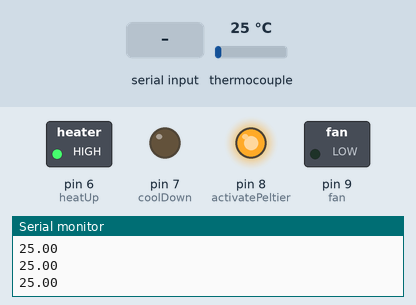
Simulated run of this sketch. Board: Arduino Uno, built with avr-gcc and run on an emulated ATmega328P. On the bench: switched loads named in the sketch (green lamp = pin HIGH), output pins drawn as LEDs (lit = HIGH), the last lines printed to the serial monitor. Inputs (shaded band) come from the test bench; at power-on: thermocouple 25 °C.

Above: at 1.2 s.
1.3 s: "90,45\n" received over Serial
At 3.4 s:
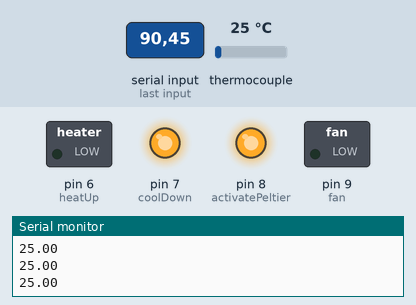
3.9 s: thermocouple set to 75 °C
At 4.5 s:
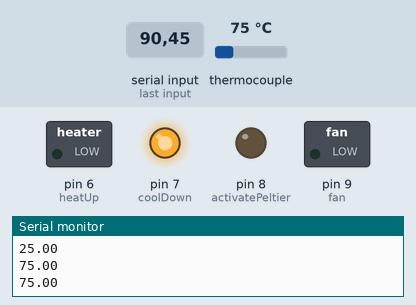
5.4 s: thermocouple set to 6 °C
At 6.8 s:
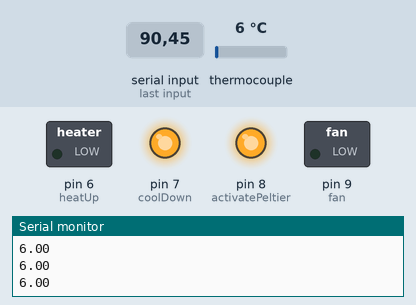
Timing chart, 0 to 8.4 s (numbered marks = the images above; inputs shaded):
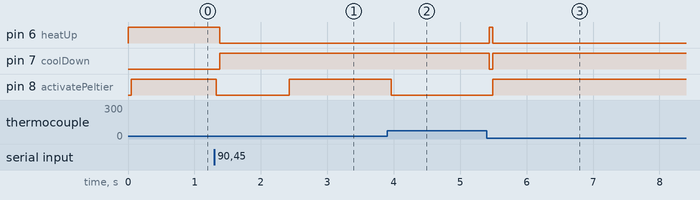

The sketch:

ONR_Temerature_Peltier.ino
```cpp
#include <Adafruit_MAX31856.h>

// Use software SPI: CS, DI, DO, CLK
Adafruit_MAX31856 max = Adafruit_MAX31856(10, 11, 12, 13);
// use hardware SPI, just pass in the CS pin
//Adafruit_MAX31856 max = Adafruit_MAX31856(10);
//char force;

const int heatUp  =  6;
const int coolDown  =  7;
const int activatePeltier  =  8;//enable pin
const int fan  =  9;
//==========================================================
void setup() {
  Serial.begin(115200);
  //Serial.println("MAX31856 thermocouple test");

  max.begin();

  max.setThermocoupleType(MAX31856_TCTYPE_K);
pinMode(heatUp,OUTPUT);//direction pin
pinMode(coolDown,OUTPUT);//direction pin
pinMode(activatePeltier,OUTPUT);//enable pin
pinMode(fan,OUTPUT);//fan
}
//===========================================================
float delayTime = 50;
float minutesHigh = 10;
float timerOverflow;
int sampleRateTimer = 0;
boolean highLow = 0;
//int minutesHigh = 1;
//int minutesLow = 1;
int highTemp = 36;
int lowTemp = 28;

float setTemp = 36;
char setTemp1;
float currentTemp;
float previousTemp;
float currentError = 0;
float previousError = 0;
//float sigmaError = 0;
const int integratorLength = 30;
float sigmaError[integratorLength]={0};
float integralError =0;
float drivativeError;

float proportional = 200;
float integral = 0;
float drivative = 200;


float controlSignal = 0;
float pwmRatio;

float deltaT = 0.0;
int firstRun =1;
byte force[8];
int counter = 0;
float timer = 0;
boolean heating =  HIGH;
boolean cooling = LOW;
//===========================================================
void loop() {
  timerOverflow = minutesHigh*60*1000/delayTime;
  if (timer>timerOverflow && heating ==HIGH){
    setTemp = 28;
    heating = LOW;
    cooling = HIGH;
    timer = 0;
  }
  if (timer>timerOverflow && cooling ==HIGH){
    setTemp = 36;
    heating = HIGH;
    cooling = LOW;
    timer = 0;
  }
  //digitalWrite(activatePeltier,LOW);
  if (Serial.available()){
    setTemp = Serial.parseFloat();
    //setTemp = atof(setTemp1);
  }
  //Serial.println(setTemp);
  //setTemp = Serial.read();
  currentTemp = max.readThermocoupleTemperature();
  currentError = setTemp - currentTemp;
  //sigmaError = sigmaError+currentError*(delayTime/1000);
  sigmaError[counter] = currentError*(delayTime/1000);
  for (int i=1;i==integratorLength;i++){
    integralError = integralError+sigmaError[i];
  }

  drivativeError = (currentError - previousError)/(delayTime/1000);

  controlSignal = proportional*currentError+integral*integralError+drivative*drivativeError;
  //Serial.println(controlSignal);
//  Serial.println(currentError);
//  Serial.println(previousError);
//  //Serial.println(proportionalError);
//  Serial.println(sigmaError);
//  Serial.println(drivativeError);

  pwmRatio = map(abs(controlSignal),0,100,0,255);
 // Serial.println(pwmRatio);
  if (controlSignal > deltaT){
    digitalWrite(heatUp,HIGH);
    digitalWrite(coolDown,LOW);
    analogWrite(activatePeltier,pwmRatio);
    //digitalWrite(activatePeltier,HIGH);
  }
  if (controlSignal < -deltaT){
    digitalWrite(coolDown,HIGH);
    digitalWrite(heatUp,LOW);
    analogWrite(activatePeltier,pwmRatio);
  }
  if (currentError < deltaT && currentError > -deltaT ){
    //digitalWrite(heatUp,HIGH);
    //digitalWrite(coolDown,LOW);
    digitalWrite(activatePeltier,LOW);
    //digitalWrite(activatePeltier,HIGH);
  }
counter = counter+1;
previousError = currentError;
sampleRateTimer = sampleRateTimer+1;
if (sampleRateTimer>=5){
  Serial.println(currentTemp);
  sampleRateTimer = 0;
}
//Serial.println(setTemp);
//Serial.println(timerOverflow);

//Serial.println(pwmRatio);
delay(delayTime);
timer = timer+1;

if (counter == integratorLength-1){
  //sigmaError = 0;
  counter = 0;
}
}


//  if (highLow ==0||firstRun ==1){
//     for (int i=1;i<=minutesHigh*60;i++){
//        delay(delayTime);
//        temp = max.readThermocoupleTemperature();
//        Serial.println(temp);
//        if(temp>highTemp){
//          digitalWrite(heater,LOW);
//          digitalWrite(fan,HIGH);
//        }
//        if(temp<highTemp-deltaT){
//          digitalWrite(heater,HIGH);
//          digitalWrite(fan,LOW);
//        }
//      }
//      highLow = 1;
//      firstRun =0;
//      digitalWrite(fan,HIGH);
//   }
//
//   if (highLow ==1||firstRun ==1){
//     for (int j=1;j<=minutesLow*60;j++){
//        delay(delayTime);
//        temp = max.readThermocoupleTemperature();
//        Serial.println(temp);
//        if(temp>lowTemp){
//          digitalWrite(heater,LOW);
//          digitalWrite(fan,HIGH);
//        }
//        if(temp<lowTemp-deltaT){
//          digitalWrite(heater,HIGH);
//          digitalWrite(fan,LOW);
//        }
//     }
//   }
//    highLow = 0;
//    firstRun =0;
//    digitalWrite(fan,LOW);
//    previousError = currentError;
//    delay(delayTime);
//    Serial.println(currentTemp);
//}
```

Measured:
- after the input at 1.3 s, pin 6 (heatUp): HIGH → LOW after 0.08 s; pin 7 (coolDown): LOW → HIGH after 0.08 s; pin 8 (activatePeltier): HIGH → LOW at once, → HIGH 1.1 s later
- after the input at 3.9 s, pin 8 (activatePeltier): HIGH → LOW after 0.06 s
- after the input at 5.4 s, pin 6 (heatUp): LOW → HIGH at once, → LOW 0.05 s later; pin 7 (coolDown): HIGH → LOW at once, → HIGH 0.05 s later; pin 8 (activatePeltier): LOW → HIGH after 0.09 s
